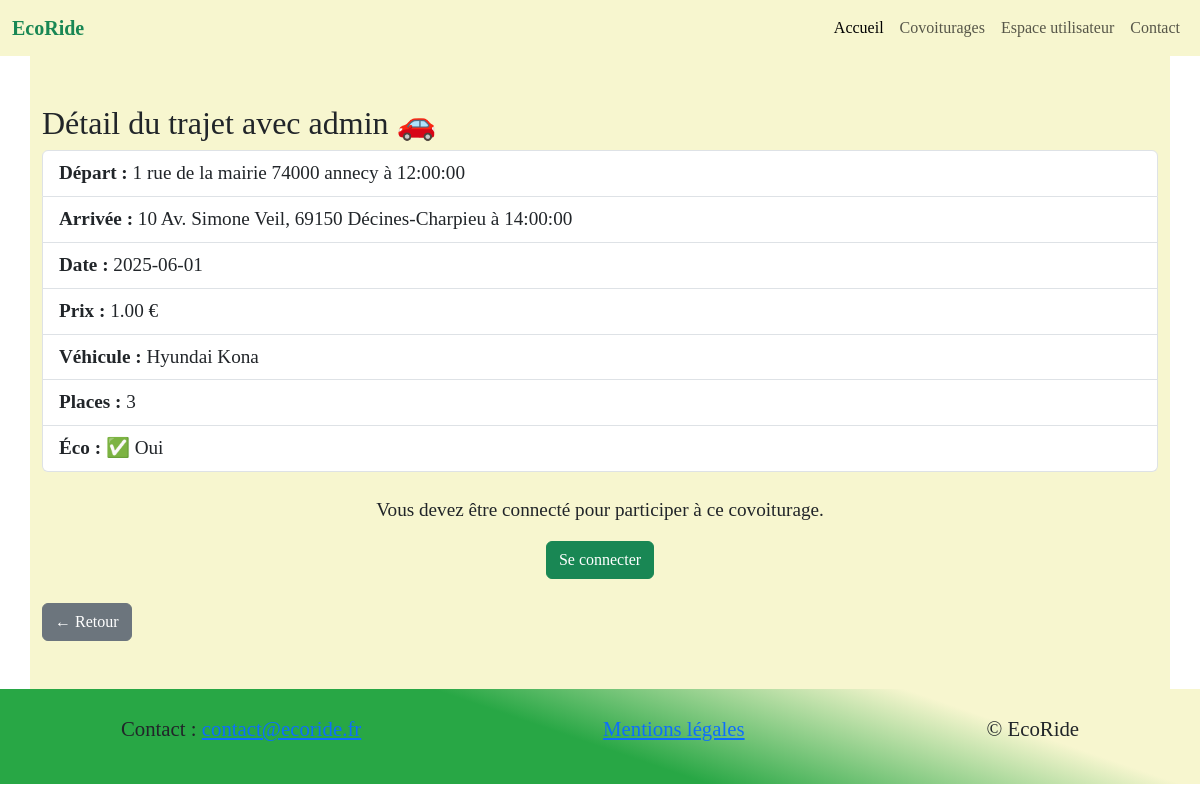
Page /detail.php?id=14 on the committed database.
### tables this page shows
CREATE TABLE `trajets` (
  `id` int NOT NULL AUTO_INCREMENT,
  `conducteur_id` int NOT NULL,
  `vehicule_id` int NOT NULL,
  `adresse_depart` varchar(255) NOT NULL,
  `adresse_arrivee` varchar(255) NOT NULL,
  `date_depart` datetime NOT NULL,
  `date_arrivee` datetime NOT NULL,
  `prix` decimal(6,2) NOT NULL,
  `places_disponibles` int DEFAULT NULL,
  `statut` enum('à venir','en cours','terminé','annulé') DEFAULT 'à venir',
  `probleme` tinyint(1) DEFAULT '0',
  PRIMARY KEY (`id`),
  KEY `conducteur_id` (`conducteur_id`),
  KEY `vehicule_id` (`vehicule_id`),
  CONSTRAINT `trajets_ibfk_1` FOREIGN KEY (`conducteur_id`) REFERENCES `utilisateurs` (`id`),
  CONSTRAINT `trajets_ibfk_2` FOREIGN KEY (`vehicule_id`) REFERENCES `vehicules` (`id`)
);

CREATE TABLE `utilisateurs` (
  `id` int NOT NULL AUTO_INCREMENT,
  `pseudo` varchar(100) NOT NULL,
  `email` varchar(150) NOT NULL,
  `mot_de_passe` varchar(255) NOT NULL,
  `credits` int DEFAULT '20',
  `role` varchar(20) DEFAULT 'passager',
  `photo` varchar(255) DEFAULT NULL,
  PRIMARY KEY (`id`),
  UNIQUE KEY `email` (`email`)
);

CREATE TABLE `vehicules` (
  `id` int NOT NULL AUTO_INCREMENT,
  `utilisateur_id` int NOT NULL,
  `plaque` varchar(20) NOT NULL,
  `date_immat` date NOT NULL,
  `modele` varchar(50) NOT NULL,
  `marque` varchar(50) NOT NULL,
  `couleur` varchar(30) NOT NULL,
  `places` int NOT NULL,
  `fumeur` tinyint(1) DEFAULT '0',
  `animaux` tinyint(1) DEFAULT '0',
  `preferences_perso` text,
  `eco` tinyint(1) DEFAULT '0',
  PRIMARY KEY (`id`),
  KEY `utilisateur_id` (`utilisateur_id`),
  CONSTRAINT `vehicules_ibfk_1` FOREIGN KEY (`utilisateur_id`) REFERENCES `utilisateurs` (`id`) ON DELETE CASCADE
);

### public/detail.php (the view, shortened to what this page needs)
<?php
require_once 'includes/header.php';
require_once 'includes/navbar.php';
require_once 'includes/db.php';
$id = $_GET['id'] ?? null;
$stmt = $pdo->prepare("
    SELECT
        t.adresse_depart AS depart,
        t.adresse_arrivee AS arrivee,
        DATE(t.date_depart) AS date,
        TIME(t.date_depart) AS heure_depart,
        TIME(t.date_arrivee) AS heure_arrivee,
        t.prix,
        t.statut,
        u.pseudo AS chauffeur,
        u.photo,
        v.places,
        v.eco,
        CONCAT(v.marque, ' ', v.modele) AS vehicule
    FROM trajets t
    JOIN utilisateurs u ON t.conducteur_id = u.id
    JOIN vehicules v ON t.vehicule_id = v.id
    WHERE t.id = ?
");
$stmt->execute([$id]);
$trajet = $stmt->fetch();
?>
<main class="container py-5">
    <h2>Détail du trajet avec <?= htmlspecialchars($trajet['chauffeur']) ?> 🚗</h2>
    <ul class="list-group">
        <li class="list-group-item"><strong>Départ :</strong> <?= $trajet['depart'] ?> à <?= $trajet['heure_depart'] ?></li>
        <li class="list-group-item"><strong>Arrivée :</strong> <?= $trajet['arrivee'] ?> à <?= $trajet['heure_arrivee'] ?></li>
        <li class="list-group-item"><strong>Date :</strong> <?= $trajet['date'] ?></li>
        <li class="list-group-item"><strong>Prix :</strong> <?= $trajet['prix'] ?> €</li>
        <li class="list-group-item"><strong>Véhicule :</strong> <?= $trajet['vehicule'] ?></li>
        <li class="list-group-item"><strong>Places :</strong> <?= $trajet['places'] ?></li>
        <li class="list-group-item"><strong>Éco :</strong> <?= $trajet['eco'] ? '✅ Oui' : '❌ Non' ?></li>
    </ul>
    <?php if (!isset($_SESSION['user_id'])):  ?>
        <div class="text-center mt-4">
            <p>Vous devez être connecté pour participer à ce covoiturage.</p>
            <a href="connexion.php?redirect=<?= urlencode($_SERVER['REQUEST_URI']) ?>" class="btn btn-success">Se connecter</a>
        </div>
    <?php endif; ?>
    <a href="covoiturages.php" class="btn btn-secondary mt-4">← Retour</a>
</main>
<?php include("includes/footer.php");  ?>

### public/detail.php (style rules this page uses)
main { background-color: #F7F6CF !important; font-family: EB Garamond !important; font-size:1.2rem; }

### rows in the picture
trajets: conducteur.pseudo "admin", adresse_depart "1 rue de la mairie 74000 annecy", adresse_arrivee "10 Av. Simone Veil, 69150 Décines-Charpieu", prix "1.00", vehicule.places "3"

### other values in the picture
$trajet['heure_depart'] "12:00:00"
$trajet['heure_arrivee'] "14:00:00"
$trajet['date'] "2025-06-01"
$trajet['vehicule'] "Hyundai Kona"
